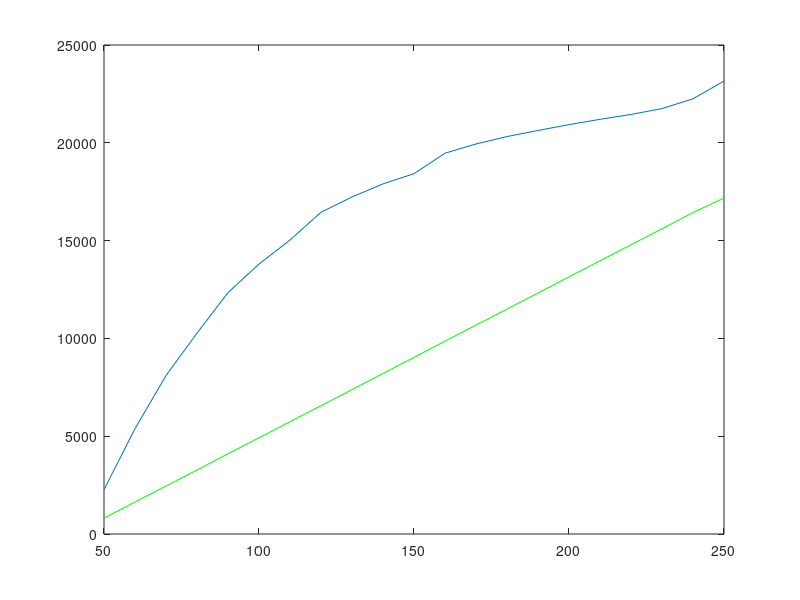
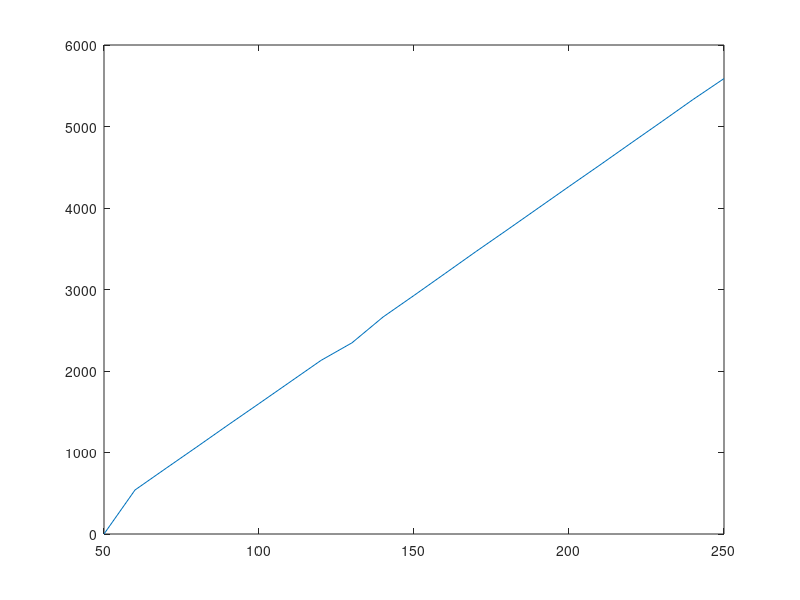

Here is the MATLAB script that generated these plots, in order:
input=50:10:250;
rpmopen=[2265, 5385, 8100, 10270, 12340, 13800, 15030, 16450, 17230, 17900, 18420, 19470, 19940, 20320, 20630, 20930, 21200, 21450, 21750, 22250, 23155];
rpmclosed1=[0,540, 806, 1070, 1337, 1600, 1865, 2130, 2346, 2662, 2927, 3196, 3466, 3730, 3997, 4264, 4528, 4796, 5062, 5331, 5588];
rpmclosed2=[818,1635,2453,3271,4102,4921,5741,6560,7381,8208,9029,9863,10680,11500,12321,13149,13967,14790,15602,16435,17176];
plot(input, rpmopen);
%figure;
hold on;
plot(input, rpmclosed2,'g');
figure
plot(input, rpmclosed1);